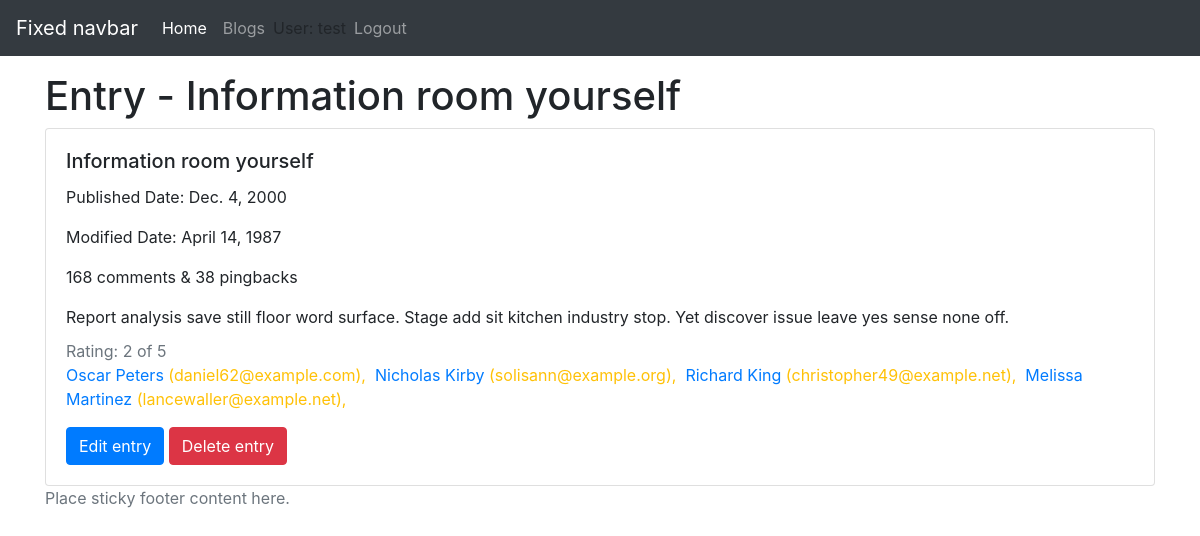
The app's page /blog/entries/52/entry/151 (signed in) with its own data.
### blog/models.py (models this page shows, shortened)
class Entry(models.Model):
    blog = models.ForeignKey(Blog, on_delete=models.CASCADE)
    headline = models.CharField(max_length=255)
    body_text = models.TextField()
    pub_date = models.DateField()
    mod_date = models.DateField(default=date.today)
    authors = models.ManyToManyField(Author)
    number_of_comments = models.IntegerField(default=0)
    number_of_pingbacks = models.IntegerField(default=0)
    rating = models.IntegerField(default=5)
    class Meta:
        ordering = ["pub_date", "-mod_date"]

class Author(models.Model):
    name = models.CharField(max_length=200)
    email = models.EmailField()

### blog/views.py (the view)
class EntryDetailView(PermissionRequiredMixin, DetailView):
    permission_required = ("blog.view_entry",)
    template_name = "blog/entry_details.html.j2"
    context_object_name = "entry"
    model = Entry

### templates/blog/entry_details.html.j2
{% extends "base.html.j2" %}
{% block content %}
  <div class="row mt-5 pt-4">
    <div class="col-sm">
      <h1>Entry - {{ entry.headline }}</h1>
    </div>
  </div>
  <div class="row">
  <div class="col-sm">
    <div class="card">
      <div class="card-body">
        <h5 class="card-title">{{ entry.headline }}</h5>
        <p class="card-text">Published Date: {{ entry.pub_date | date }}</p>
        <p class="card-text">Modified Date: {{ entry.mod_date | date }}</p>
        <p class="card-text">{{ entry.number_of_comments }} comments &amp; {{ entry.number_of_pingbacks }} pingbacks</p>
        <p>
          {{ entry.body_text }}
        </p>
        <p class="card-subtitle text-muted">Rating: {{ entry.rating }} of 5</p>
        <p class="text-warning">
        {% for author in entry.authors.all %}
        {% if perms.blog.view_entry %}
        <a href="{% url 'blog:entry_author_list' author.pk %}">{{ author.name }}</a>
        {% else %}
        {{ author.name }}
        {% endif %}
        ({{ author.email }}),&nbsp;
        {% endfor %}
        </p>
        {% if perms.blog.change_entry %}
        <a href="{% url 'blog:entry_update' entry.blog.pk entry.pk %}" class="btn btn-primary">Edit entry</a>
        {% endif %}
        {% if perms.blog.delete_entry %}
        <a href="{% url 'blog:entry_delete' entry.blog.pk entry.pk %}" class="btn btn-danger">Delete entry</a>
        {% endif %}
      </div>
    </div>
  </div>
{% endblock %}

### templates/base.html.j2 (shortened to what this page needs)
<!doctype html>
<html lang="en">
  <head>
    <link rel="stylesheet" href="https://maxcdn.bootstrapcdn.com/bootstrap/4.0.0/css/bootstrap.min.css">
  </head>
  <body>
    <header>
      <nav class="navbar navbar-expand-md navbar-dark fixed-top bg-dark">
        <a class="navbar-brand" href="#">Fixed navbar</a>
        <div class="collapse navbar-collapse" id="navbarCollapse">
          <ul class="navbar-nav mr-auto">
            <li class="nav-item active">
              <a class="nav-link" href="/blog/">Home <span class="sr-only">(current)</span></a>
            </li>
            <li class="nav-item">
              <a class="nav-link" href="/blog/">Blogs</a>
            </li>
            {% if user.is_authenticated %}
            <li class="nav-text my-2">
              User: {{ user.get_username }}
            </li>
            <a class="nav-link" href="{% url 'logout'%}?next={{request.path}}">Logout</a>
            {% else %}
            <a class="nav-link" href="{% url 'login'%}?next={{request.path}}">Login</a>
            {% endif %}
        </div>
      </nav>
    </header>
    <main role="main" class="container">
        {% block content %}{% endblock %}
    </main>
    <footer class="footer">
      <div class="container">
        <span class="text-muted">Place sticky footer content here.</span>
      </div>
    </footer>
  </body>
</html>

### records on screen
Entry: headline "Information room yourself", pub_date "Dec. 4, 2000", mod_date "April 14, 1987", number_of_comments "168", number_of_pingbacks "38", body_text "Report analysis save still floor word surface. Stage add sit kitchen industry stop. Yet discover issue leave yes sense none off.", rating "2"
Author: name "Oscar Peters", email "daniel62@example.com"
Author: name "Nicholas Kirby", email "solisann@example.org"
Author: name "Richard King", email "christopher49@example.net"
Author: name "Melissa Martinez", email "lancewaller@example.net"

### other values on screen
{{ user.get_username }} "test"
